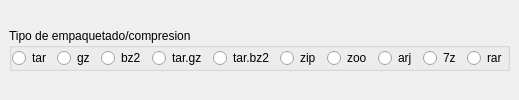
        <widget class="QStackedWidget" name="stackedWidget">
         <property name="sizePolicy">
          <sizepolicy hsizetype="Preferred" vsizetype="Fixed">
           <horstretch>0</horstretch>
           <verstretch>0</verstretch>
          </sizepolicy>
         </property>
         <property name="currentIndex">
          <number>0</number>
         </property>
         <widget class="QWidget" name="page">
          <layout class="QGridLayout" name="gridLayout_2">
           <item row="0" column="0" colspan="7">
            <widget class="QGroupBox" name="groupBox_2">
             <property name="sizePolicy">
              <sizepolicy hsizetype="Expanding" vsizetype="Fixed">
               <horstretch>0</horstretch>
               <verstretch>0</verstretch>
              </sizepolicy>
             </property>
             <property name="toolTip">
              <string>Tipo de formados de compresion</string>
             </property>
             <property name="statusTip">
              <string>Tipo de formados de compresion</string>
             </property>
             <property name="whatsThis">
              <string>Tipo de formados de compresion</string>
             </property>
             <property name="title">
              <string>Tipo de empaquetado/compresion</string>
             </property>
             <layout class="QGridLayout" name="gridLayout_5">
              <property name="leftMargin">
               <number>0</number>
              </property>
              <property name="topMargin">
               <number>0</number>
              </property>
              <property name="rightMargin">
               <number>0</number>
              </property>
              <property name="bottomMargin">
               <number>0</number>
              </property>
              <item row="0" column="8">
               <widget class="QRadioButton" name="radioButton_11">
                <property name="toolTip">
                 <string>Empaquetador 7z</string>
                </property>
                <property name="statusTip">
                 <string>Empaquetador 7z</string>
                </property>
                <property name="whatsThis">
                 <string>Empaquetador 7z</string>
                </property>
                <property name="text">
                 <string>7z</string>
                </property>
               </widget>
              </item>
              <item row="0" column="0">
               <widget class="QRadioButton" name="radioButton_3">
                <property name="toolTip">
                 <string>Empaquetador tar</string>
                </property>
                <property name="statusTip">
                 <string>Empaquetador tar</string>
                </property>
                <property name="whatsThis">
                 <string>Empaquetador tar</string>
                </property>
                <property name="text">
                 <string>tar</string>
                </property>
               </widget>
              </item>
              <item row="0" column="3">
               <widget class="QRadioButton" name="radioButton_6">
                <property name="toolTip">
                 <string>Empaquetador y compresor tar.gz</string>
                </property>
                <property name="statusTip">
                 <string>Empaquetador y compresor tar.gz</string>
                </property>
                <property name="whatsThis">
                 <string>Empaquetador y compresor tar.gz</string>
                </property>
                <property name="text">
                 <string>tar.gz</string>
                </property>
               </widget>
              </item>
              <item row="0" column="2">
               <widget class="QRadioButton" name="radioButton_5">
                <property name="toolTip">
                 <string>Compresor bz2</string>
                </property>
                <property name="statusTip">
                 <string>Compresor bz2</string>
                </property>
                <property name="whatsThis">
                 <string>Compresor bz2</string>
                </property>
                <property name="text">
                 <string>bz2</string>
                </property>
               </widget>
              </item>
              <item row="0" column="5">
               <widget class="QRadioButton" name="radioButton_8">
                <property name="toolTip">
                 <string>Compresor zip</string>
                </property>
                <property name="statusTip">
                 <string>Compresor zip</string>
                </property>
                <property name="whatsThis">
                 <string>Compresor zip</string>
                </property>
                <property name="text">
                 <string>zip</string>
                </property>
               </widget>
              </item>
              <item row="0" column="7">
               <widget class="QRadioButton" name="radioButton_10">
                <property name="toolTip">
                 <string>Compresor arj</string>
                </property>
                <property name="statusTip">
                 <string>Compresor arj</string>
                </property>
                <property name="whatsThis">
                 <string>Compresor arj</string>
                </property>
                <property name="text">
                 <string>arj</string>
                </property>
               </widget>
              </item>
              <item row="0" column="6">
               <widget class="QRadioButton" name="radioButton_9">
                <property name="toolTip">
                 <string>Compresor zoo</string>
                </property>
                <property name="statusTip">
                 <string>Compresor zoo</string>
                </property>
                <property name="whatsThis">
                 <string>Compresor zoo</string>
                </property>
                <property name="text">
                 <string>zoo</string>
                </property>
               </widget>
              </item>
              <item row="0" column="4">
               <widget class="QRadioButton" name="radioButton_7">
                <property name="toolTip">
                 <string>Empaquetador y compresor tar.bz2</string>
                </property>
                <property name="statusTip">
                 <string>Empaquetador y compresor tar.bz2</string>
                </property>
                <property name="whatsThis">
                 <string>Empaquetador y compresor tar.bz2</string>
                </property>
                <property name="text">
                 <string>tar.bz2</string>
                </property>
               </widget>
              </item>
              <item row="0" column="1">
               <widget class="QRadioButton" name="radioButton_4">
                <property name="toolTip">
                 <string>Compresor gz</string>
                </property>
                <property name="statusTip">
                 <string>Compresor gz</string>
                </property>
                <property name="whatsThis">
                 <string>Compresor gz</string>
                </property>
                <property name="text">
                 <string>gz</string>
                </property>
               </widget>
              </item>
              <item row="0" column="9">
               <widget class="QRadioButton" name="radioButton_12">
                <property name="toolTip">
                 <string>Empaquetador rar</string>
                </property>
                <property name="statusTip">
                 <string>Empaquetador rar</string>
                </property>
                <property name="whatsThis">
                 <string>Empaquetador rar</string>
                </property>
                <property name="text">
                 <string>rar</string>
                </property>
               </widget>
              </item>
             </layout>
            </widget>
           </item>
          </layout>
         </widget>
         <widget class="QWidget" name="page_2">
          <layout class="QGridLayout" name="gridLayout_6"/>
         </widget>
        </widget>
